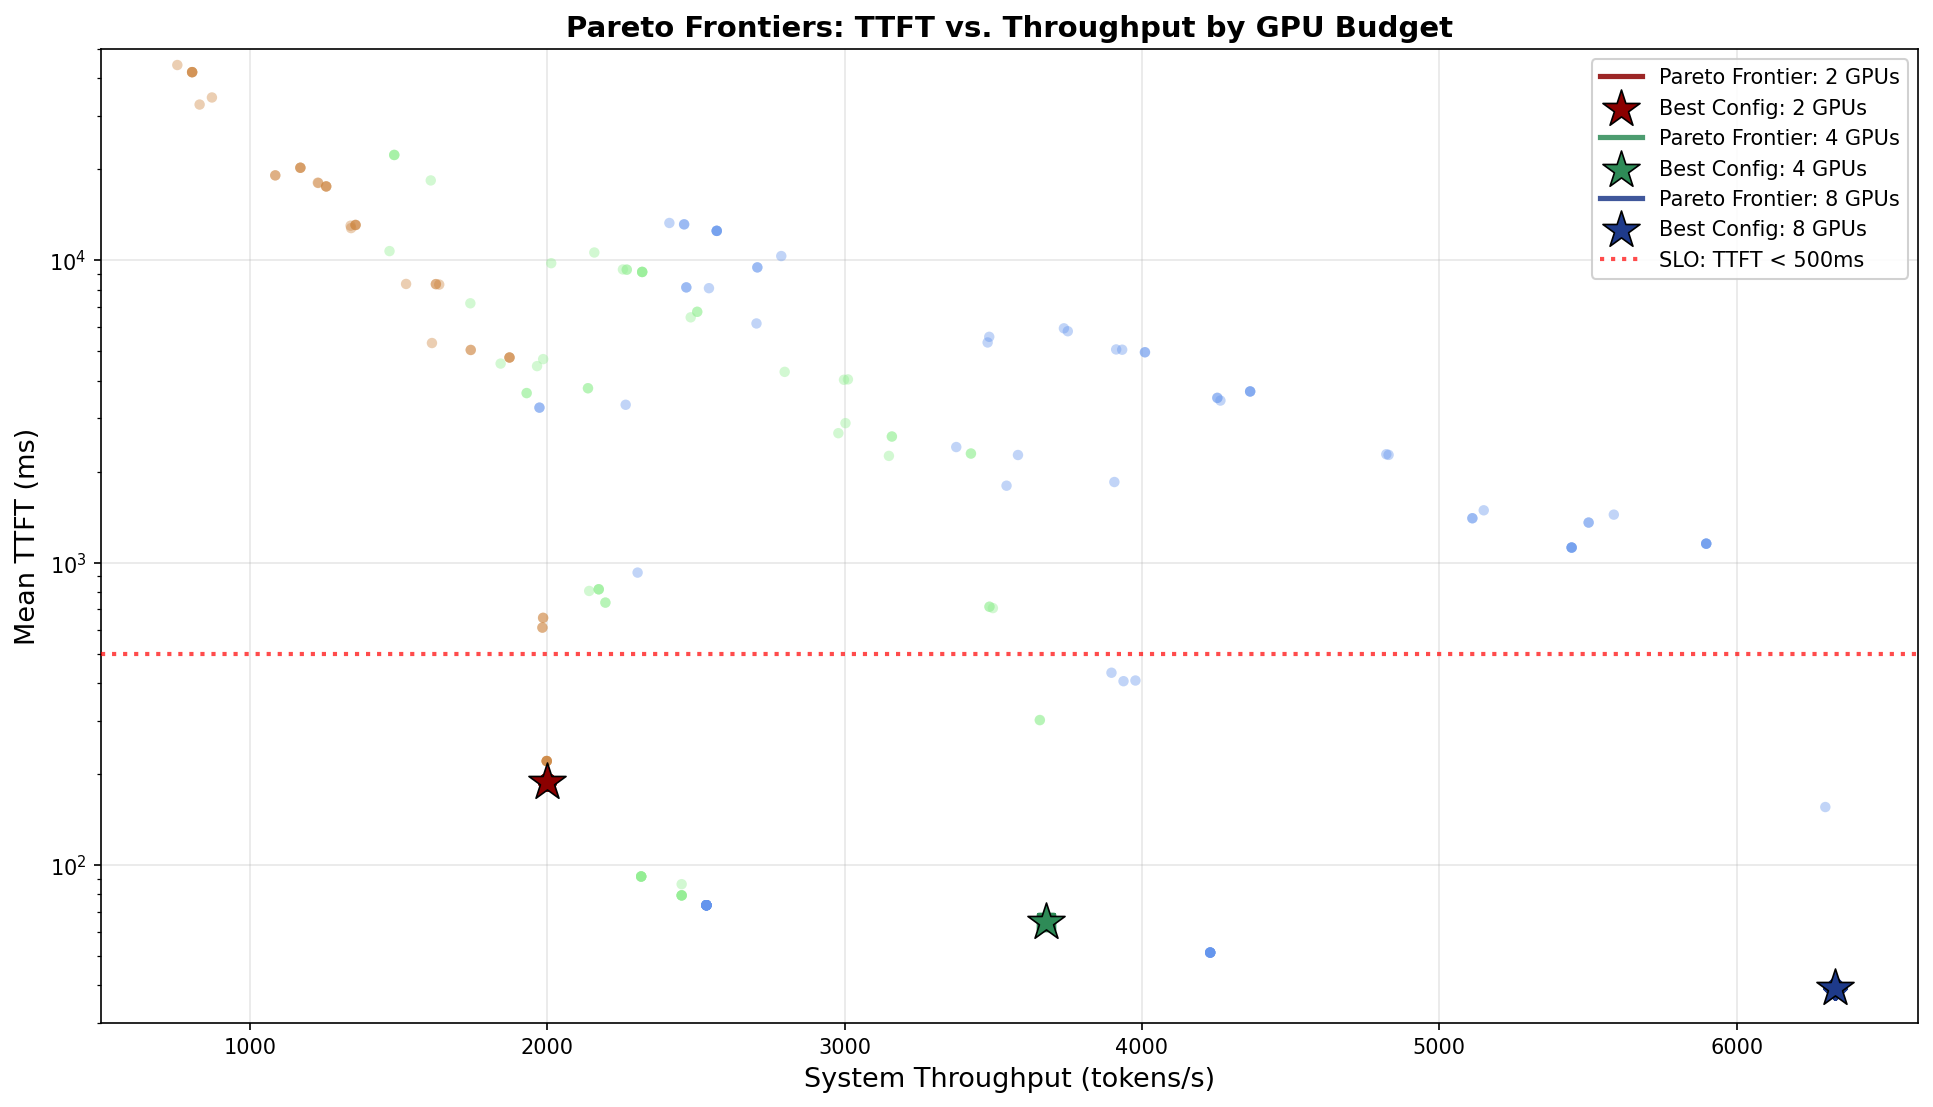

Source code (Python):
"""Pareto Frontiers: TTFT vs. Throughput by GPU Budget Tier for BLIS configs.

Shows that BLIS's NSGA-II search produces Pareto-optimal configs across
different GPU budgets. Each tier represents a fixed hardware allocation,
and the Pareto frontier shows the best achievable TTFT-throughput tradeoff
within that budget.

Axes:
  - X: System Throughput (tokens/s) - higher is better
  - Y: Mean TTFT (ms) - lower is better
  - Ideal region: lower-right (high throughput, low latency)
"""

import json
from pathlib import Path

import matplotlib
matplotlib.use("Agg")
import matplotlib.pyplot as plt
import numpy as np

RESULTS_DIR = Path(__file__).parent / "raw"
OUTPUT_DIR = Path(__file__).parent


def load_blis_results():
    f = RESULTS_DIR / "blis.jsonl"
    records = []
    for line in f.read_text().strip().split("\n"):
        if not line:
            continue
        r = json.loads(line)
        if r.get("results") and r["metadata"].get("status") == "ok":
            records.append(r)
    return records


def compute_pareto_front_min_y_max_x(xs, ys):
    """Pareto front: maximize x (throughput) and minimize y (TTFT).

    Returns indices sorted by ascending x.
    """
    n = len(xs)
    if n == 0:
        return []
    dominated = [False] * n
    for i in range(n):
        for j in range(n):
            if i == j:
                continue
            # j dominates i if j has higher throughput AND lower TTFT
            if xs[j] >= xs[i] and ys[j] <= ys[i]:
                if xs[j] > xs[i] or ys[j] < ys[i]:
                    dominated[i] = True
                    break
    pareto = [i for i in range(n) if not dominated[i]]
    return sorted(pareto, key=lambda i: xs[i])


def main():
    records = load_blis_results()

    # GPU budget tiers
    tier_styles = {
        2: {
            "frontier_color": "#8B0000",
            "scatter_color": "#CD853F",
            "label": "2 GPUs",
            "marker": "o",
        },
        4: {
            "frontier_color": "#2E8B57",
            "scatter_color": "#90EE90",
            "label": "4 GPUs",
            "marker": "s",
        },
        8: {
            "frontier_color": "#1E3A8A",
            "scatter_color": "#6495ED",
            "label": "8 GPUs",
            "marker": "D",
        },
    }

    # Group records by GPU count
    tier_records = {}
    for r in records:
        tp = r["vllm_args"]["tensor_parallel_size"]
        replicas = r["vllm_args"].get("num_replicas", 1)
        gpu_count = tp * replicas
        if gpu_count not in tier_records:
            tier_records[gpu_count] = []
        tier_records[gpu_count].append(r)

    fig, ax = plt.subplots(figsize=(13, 7.5))

    # SLO line
    slo_ttft = 500.0

    for gpu_tier in sorted(tier_styles.keys()):
        if gpu_tier not in tier_records:
            continue

        style = tier_styles[gpu_tier]
        recs = tier_records[gpu_tier]

        # Also include 6-GPU configs in the 4-GPU visual group (TP=2, replicas=3)
        if gpu_tier == 4 and 6 in tier_records:
            recs = recs + tier_records[6]

        throughputs = np.array([r["results"]["max_throughput_tok_s"] for r in recs])
        ttfts = np.array([r["results"]["ttft_mean_ms"] for r in recs])

        # Compute Pareto frontier across ALL configs in this tier
        pareto_idx = compute_pareto_front_min_y_max_x(
            throughputs.tolist(), ttfts.tolist()
        )
        pareto_set = set(pareto_idx)
        non_pareto_idx = [i for i in range(len(recs)) if i not in pareto_set]

        # Non-Pareto points (faded background)
        if non_pareto_idx:
            ax.scatter(
                throughputs[non_pareto_idx], ttfts[non_pareto_idx],
                s=25,
                color=style["scatter_color"],
                alpha=0.4,
                zorder=2,
                edgecolors="none",
            )

        if pareto_idx:
            p_xs = throughputs[pareto_idx]
            p_ys = ttfts[pareto_idx]

            # Frontier points (prominent)
            ax.scatter(
                p_xs, p_ys,
                s=55,
                color=style["frontier_color"],
                marker=style["marker"],
                zorder=5,
                edgecolors=style["frontier_color"],
                linewidths=1.5,
            )

            # Frontier line
            ax.plot(
                p_xs, p_ys,
                color=style["frontier_color"],
                linewidth=2.5,
                alpha=0.85,
                zorder=4,
                label=f"Pareto Frontier: {style['label']}",
            )

            # Best config: highest throughput while meeting SLO
            slo_passing = [(i, p_xs[i], p_ys[i]) for i in range(len(p_xs))
                           if p_ys[i] <= slo_ttft]
            if slo_passing:
                best = max(slo_passing, key=lambda t: t[1])
                ax.scatter(
                    [best[1]], [best[2]],
                    s=350,
                    color=style["frontier_color"],
                    marker="*",
                    zorder=6,
                    label=f"Best Config: {style['label']}",
                    edgecolors="black",
                    linewidths=0.8,
                )

    # SLO horizontal line
    ax.axhline(
        slo_ttft, color="red", linestyle=":",
        linewidth=2, alpha=0.7, zorder=3,
        label=f"SLO: TTFT < {slo_ttft:.0f}ms",
    )

    ax.set_xlabel("System Throughput (tokens/s)", fontsize=13)
    ax.set_ylabel("Mean TTFT (ms)", fontsize=13)
    ax.set_title(
        "Pareto Frontiers: TTFT vs. Throughput by GPU Budget",
        fontsize=14, fontweight="bold",
    )
    ax.legend(loc="upper right", fontsize=10, framealpha=0.9)
    ax.grid(True, alpha=0.3)

    ax.set_yscale("log")
    ax.set_ylim(bottom=30, top=50000)
    ax.set_xlim(left=500)

    plt.tight_layout()
    png_path = OUTPUT_DIR / "chart_pareto_frontier.png"
    fig.savefig(png_path, dpi=150, bbox_inches="tight")
    fig.savefig(OUTPUT_DIR / "chart_pareto_frontier.pdf", dpi=300, bbox_inches="tight")
    plt.close(fig)
    print(f"Saved: {png_path}")


if __name__ == "__main__":
    main()
